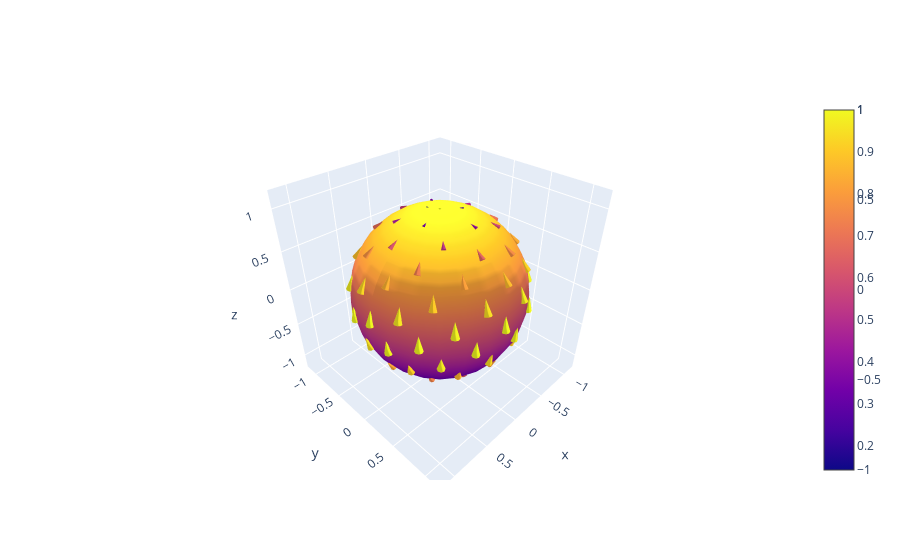

The notebook cell this image was saved under:
### Code cell
from mdgp.utils import sphere_uniform_grid, sphere_meshgrid
from plotly import graph_objects as go


with torch.no_grad():
    xyz = sphere_uniform_grid(100)
    x, y, z = xyz.unbind(-1)
    u, v, w = tangent_objective(xyz).unbind(-1)
    x_mesh, y_mesh, z_mesh = sphere_meshgrid(25, 25).unbind(-1)


fig = go.Figure()
fig.add_trace(go.Surface(x=x_mesh, y=y_mesh, z=z_mesh))
fig.add_trace(go.Cone(x=x, y=y, z=z, u=u, v=v, w=w, sizeref=0.1))
fig.show()
